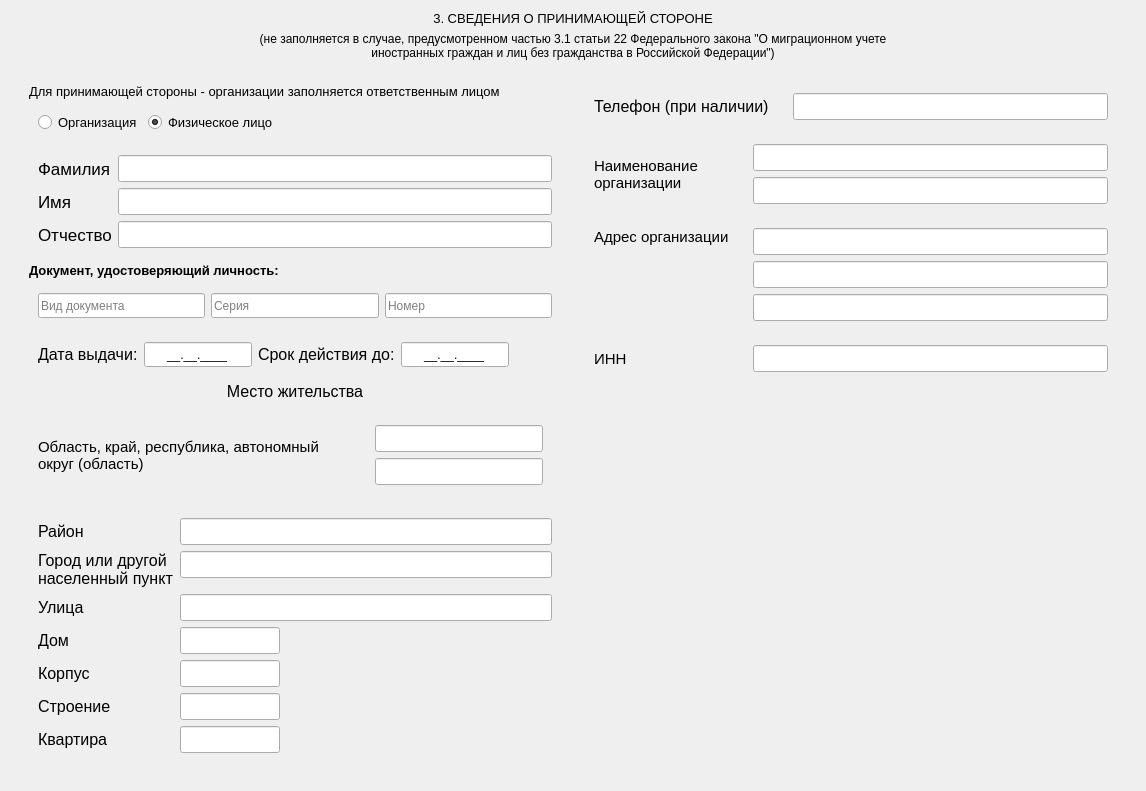
     <widget class="QWidget" name="tab_3">
      <attribute name="title">
       <string>Раздел 3</string>
      </attribute>
      <layout class="QVBoxLayout" name="verticalLayout_4">
       <item>
        <widget class="QLabel" name="label_74">
         <property name="maximumSize">
          <size>
           <width>16777215</width>
           <height>31</height>
          </size>
         </property>
         <property name="font">
          <font>
           <pointsize>10</pointsize>
          </font>
         </property>
         <property name="text">
          <string>3. СВЕДЕНИЯ О ПРИНИМАЮЩЕЙ СТОРОНЕ</string>
         </property>
         <property name="alignment">
          <set>Qt::AlignCenter</set>
         </property>
        </widget>
       </item>
       <item>
        <widget class="QLabel" name="label_75">
         <property name="maximumSize">
          <size>
           <width>16777215</width>
           <height>31</height>
          </size>
         </property>
         <property name="text">
          <string>(не заполняется в случае, предусмотренном частью 3.1 статьи 22 Федерального закона &quot;О миграционном учете
иностранных граждан и лиц без гражданства в Российской Федерации&quot;)</string>
         </property>
         <property name="alignment">
          <set>Qt::AlignBottom|Qt::AlignHCenter</set>
         </property>
         <property name="wordWrap">
          <bool>true</bool>
         </property>
        </widget>
       </item>
       <item alignment="Qt::AlignTop">
        <widget class="QWidget" name="widget_9" native="true">
         <layout class="QHBoxLayout" name="horizontalLayout_16">
          <item>
           <widget class="QWidget" name="widget_10" native="true">
            <property name="minimumSize">
             <size>
              <width>550</width>
              <height>0</height>
             </size>
            </property>
            <layout class="QGridLayout" name="gridLayout_5">
             <item row="0" column="0">
              <widget class="QLabel" name="label_76">
               <property name="font">
                <font>
                 <pointsize>10</pointsize>
                </font>
               </property>
               <property name="text">
                <string>Для принимающей стороны - организации заполняется ответственным лицом</string>
               </property>
              </widget>
             </item>
             <item row="1" column="0" alignment="Qt::AlignLeft">
              <widget class="QWidget" name="widget_33" native="true">
               <property name="maximumSize">
                <size>
                 <width>16777215</width>
                 <height>35</height>
                </size>
               </property>
               <layout class="QHBoxLayout" name="horizontalLayout_8">
                <item>
                 <widget class="QRadioButton" name="rbtnCompanyReceiv">
                  <property name="font">
                   <font>
                    <pointsize>10</pointsize>
                   </font>
                  </property>
                  <property name="text">
                   <string>Организация</string>
                  </property>
                 </widget>
                </item>
                <item>
                 <widget class="QRadioButton" name="rbtnNaturalPerson">
                  <property name="font">
                   <font>
                    <pointsize>10</pointsize>
                   </font>
                  </property>
                  <property name="text">
                   <string>Физическое лицо</string>
                  </property>
                  <property name="checked">
                   <bool>true</bool>
                  </property>
                 </widget>
                </item>
               </layout>
              </widget>
             </item>
             <item row="2" column="0">
              <widget class="QWidget" name="widget_34" native="true">
               <layout class="QFormLayout" name="formLayout_5">
                <item row="0" column="0">
                 <widget class="QLabel" name="label_78">
                  <property name="font">
                   <font>
                    <pointsize>13</pointsize>
                   </font>
                  </property>
                  <property name="text">
                   <string>Фамилия</string>
                  </property>
                 </widget>
                </item>
                <item row="0" column="1">
                 <widget class="QLineEdit" name="lastName_rcvg">
                  <property name="font">
                   <font>
                    <pointsize>12</pointsize>
                   </font>
                  </property>
                  <property name="maxLength">
                   <number>27</number>
                  </property>
                 </widget>
                </item>
                <item row="1" column="0">
                 <widget class="QLabel" name="label_79">
                  <property name="font">
                   <font>
                    <pointsize>13</pointsize>
                   </font>
                  </property>
                  <property name="text">
                   <string>Имя</string>
                  </property>
                 </widget>
                </item>
                <item row="1" column="1">
                 <widget class="QLineEdit" name="firstName_rcvg">
                  <property name="font">
                   <font>
                    <pointsize>12</pointsize>
                   </font>
                  </property>
                  <property name="maxLength">
                   <number>27</number>
                  </property>
                 </widget>
                </item>
                <item row="2" column="0">
                 <widget class="QLabel" name="label_77">
                  <property name="font">
                   <font>
                    <pointsize>13</pointsize>
                   </font>
                  </property>
                  <property name="text">
                   <string>Отчество</string>
                  </property>
                  <property name="wordWrap">
                   <bool>true</bool>
                  </property>
                 </widget>
                </item>
                <item row="2" column="1">
                 <widget class="QLineEdit" name="patronymic_rcvg">
                  <property name="font">
                   <font>
                    <pointsize>12</pointsize>
                   </font>
                  </property>
                  <property name="maxLength">
                   <number>22</number>
                  </property>
                 </widget>
                </item>
               </layout>
              </widget>
             </item>
             <item row="3" column="0">
              <widget class="QLabel" name="label_82">
               <property name="font">
                <font>
                 <pointsize>10</pointsize>
                 <weight>75</weight>
                 <bold>true</bold>
                </font>
               </property>
               <property name="text">
                <string>Документ, удостоверяющий личность:</string>
               </property>
              </widget>
             </item>
             <item row="4" column="0">
              <widget class="QWidget" name="widget_35" native="true">
               <layout class="QHBoxLayout" name="horizontalLayout_14">
                <item>
                 <widget class="QLineEdit" name="docType_rcvg">
                  <property name="minimumSize">
                   <size>
                    <width>0</width>
                    <height>25</height>
                   </size>
                  </property>
                  <property name="maxLength">
                   <number>11</number>
                  </property>
                  <property name="placeholderText">
                   <string>Вид документа</string>
                  </property>
                 </widget>
                </item>
                <item>
                 <widget class="QLineEdit" name="docSerial_rcvg">
                  <property name="minimumSize">
                   <size>
                    <width>0</width>
                    <height>25</height>
                   </size>
                  </property>
                  <property name="maxLength">
                   <number>4</number>
                  </property>
                  <property name="placeholderText">
                   <string>Серия</string>
                  </property>
                 </widget>
                </item>
                <item>
                 <widget class="QLineEdit" name="docNum_rcvg">
                  <property name="minimumSize">
                   <size>
                    <width>0</width>
                    <height>25</height>
                   </size>
                  </property>
                  <property name="maxLength">
                   <number>11</number>
                  </property>
                  <property name="placeholderText">
                   <string>Номер</string>
                  </property>
                 </widget>
                </item>
               </layout>
              </widget>
             </item>
             <item row="5" column="0" alignment="Qt::AlignLeft">
              <widget class="QWidget" name="widget_36" native="true">
               <layout class="QHBoxLayout" name="horizontalLayout_15">
                <item>
                 <widget class="QLabel" name="label_86">
                  <property name="font">
                   <font>
                    <pointsize>12</pointsize>
                   </font>
                  </property>
                  <property name="text">
                   <string>Дата выдачи:</string>
                  </property>
                 </widget>
                </item>
                <item>
                 <widget class="QLineEdit" name="dateIssue_doc3">
                  <property name="minimumSize">
                   <size>
                    <width>0</width>
                    <height>25</height>
                   </size>
                  </property>
                  <property name="maximumSize">
                   <size>
                    <width>134</width>
                    <height>16777215</height>
                   </size>
                  </property>
                  <property name="inputMethodHints">
                   <set>Qt::ImhPreferNumbers</set>
                  </property>
                  <property name="inputMask">
                   <string>99.B9.9999;_</string>
                  </property>
                  <property name="text">
                   <string>..</string>
                  </property>
                  <property name="maxLength">
                   <number>10</number>
                  </property>
                  <property name="alignment">
                   <set>Qt::AlignCenter</set>
                  </property>
                  <property name="placeholderText">
                   <string>дд.мм.гггг</string>
                  </property>
                 </widget>
                </item>
                <item>
                 <widget class="QLabel" name="label_90">
                  <property name="font">
                   <font>
                    <pointsize>12</pointsize>
                   </font>
                  </property>
                  <property name="text">
                   <string>Срок действия до:</string>
                  </property>
                 </widget>
                </item>
                <item>
                 <widget class="QLineEdit" name="dateValid_doc3">
                  <property name="minimumSize">
                   <size>
                    <width>0</width>
                    <height>25</height>
                   </size>
                  </property>
                  <property name="maximumSize">
                   <size>
                    <width>134</width>
                    <height>16777215</height>
                   </size>
                  </property>
                  <property name="inputMethodHints">
                   <set>Qt::ImhPreferNumbers</set>
                  </property>
                  <property name="inputMask">
                   <string>99.B9.9999;_</string>
                  </property>
                  <property name="text">
                   <string>..</string>
                  </property>
                  <property name="maxLength">
                   <number>10</number>
                  </property>
                  <property name="alignment">
                   <set>Qt::AlignCenter</set>
                  </property>
                  <property name="placeholderText">
                   <string>дд.мм.гггг</string>
                  </property>
                 </widget>
                </item>
               </layout>
              </widget>
             </item>
             <item row="6" column="0">
              <widget class="QLabel" name="label_93">
               <property name="font">
                <font>
                 <pointsize>12</pointsize>
                </font>
               </property>
               <property name="text">
                <string>Место жительства</string>
               </property>
               <property name="alignment">
                <set>Qt::AlignCenter</set>
               </property>
              </widget>
             </item>
             <item row="7" column="0">
              <widget class="QWidget" name="widget_39" native="true">
               <layout class="QHBoxLayout" name="horizontalLayout_5">
                <item>
                 <widget class="QLabel" name="label_189">
                  <property name="font">
                   <font>
                    <pointsize>11</pointsize>
                   </font>
                  </property>
                  <property name="text">
                   <string>Область, край, республика, автономный округ (область)</string>
                  </property>
                  <property name="wordWrap">
                   <bool>true</bool>
                  </property>
                 </widget>
                </item>
                <item>
                 <widget class="QWidget" name="widget_38" native="true">
                  <property name="minimumSize">
                   <size>
                    <width>0</width>
                    <height>70</height>
                   </size>
                  </property>
                  <layout class="QVBoxLayout" name="verticalLayout_17">
                   <item>
                    <widget class="QLineEdit" name="oblastLine1_rcvg">
                     <property name="minimumSize">
                      <size>
                       <width>0</width>
                       <height>25</height>
                      </size>
                     </property>
                     <property name="font">
                      <font>
                       <pointsize>12</pointsize>
                      </font>
                     </property>
                     <property name="maxLength">
                      <number>24</number>
                     </property>
                    </widget>
                   </item>
                   <item>
                    <widget class="QLineEdit" name="oblastLine2_rcvg">
                     <property name="minimumSize">
                      <size>
                       <width>0</width>
                       <height>25</height>
                      </size>
                     </property>
                     <property name="font">
                      <font>
                       <pointsize>12</pointsize>
                      </font>
                     </property>
                     <property name="maxLength">
                      <number>24</number>
                     </property>
                    </widget>
                   </item>
                  </layout>
                 </widget>
                </item>
               </layout>
              </widget>
             </item>
             <item row="8" column="0">
              <widget class="QWidget" name="widget_37" native="true">
               <layout class="QFormLayout" name="formLayout_6">
                <item row="0" column="0">
                 <widget class="QLabel" name="label_188">
                  <property name="font">
                   <font>
                    <pointsize>12</pointsize>
                   </font>
                  </property>
                  <property name="text">
                   <string>Район</string>
                  </property>
                 </widget>
                </item>
                <item row="0" column="1">
                 <widget class="QLineEdit" name="zoneLine_rcvg">
                  <property name="minimumSize">
                   <size>
                    <width>0</width>
                    <height>25</height>
                   </size>
                  </property>
                  <property name="font">
                   <font>
                    <pointsize>12</pointsize>
                   </font>
                  </property>
                  <property name="maxLength">
                   <number>25</number>
                  </property>
                 </widget>
                </item>
                <item row="1" column="0">
                 <widget class="QLabel" name="label_187">
                  <property name="minimumSize">
                   <size>
                    <width>0</width>
                    <height>35</height>
                   </size>
                  </property>
                  <property name="font">
                   <font>
                    <pointsize>12</pointsize>
                   </font>
                  </property>
                  <property name="text">
                   <string>Город или другой населенный пункт</string>
                  </property>
                  <property name="wordWrap">
                   <bool>true</bool>
                  </property>
                 </widget>
                </item>
                <item row="1" column="1">
                 <widget class="QLineEdit" name="cityLine_rcvg">
                  <property name="minimumSize">
                   <size>
                    <width>0</width>
                    <height>25</height>
                   </size>
                  </property>
                  <property name="font">
                   <font>
                    <pointsize>12</pointsize>
                   </font>
                  </property>
                  <property name="maxLength">
                   <number>23</number>
                  </property>
                 </widget>
                </item>
                <item row="2" column="0">
                 <widget class="QLabel" name="label_190">
                  <property name="font">
                   <font>
                    <pointsize>12</pointsize>
                   </font>
                  </property>
                  <property name="text">
                   <string>Улица</string>
                  </property>
                 </widget>
                </item>
                <item row="2" column="1">
                 <widget class="QLineEdit" name="streetLine_rcvg">
                  <property name="minimumSize">
                   <size>
                    <width>0</width>
                    <height>25</height>
                   </size>
                  </property>
                  <property name="font">
                   <font>
                    <pointsize>12</pointsize>
                   </font>
                  </property>
                  <property name="maxLength">
                   <number>25</number>
                  </property>
                 </widget>
                </item>
                <item row="3" column="0">
                 <widget class="QLabel" name="label_193">
                  <property name="font">
                   <font>
                    <pointsize>12</pointsize>
                   </font>
                  </property>
                  <property name="text">
                   <string>Дом</string>
                  </property>
                 </widget>
                </item>
                <item row="3" column="1">
                 <widget class="QLineEdit" name="houseNum_rcvg">
                  <property name="minimumSize">
                   <size>
                    <width>0</width>
                    <height>25</height>
                   </size>
                  </property>
                  <property name="maximumSize">
                   <size>
                    <width>100</width>
                    <height>16777215</height>
                   </size>
                  </property>
                  <property name="font">
                   <font>
                    <pointsize>12</pointsize>
                   </font>
                  </property>
                  <property name="maxLength">
                   <number>4</number>
                  </property>
                 </widget>
                </item>
                <item row="4" column="0">
                 <widget class="QLabel" name="label_191">
                  <property name="font">
                   <font>
                    <pointsize>12</pointsize>
                   </font>
                  </property>
                  <property name="text">
                   <string>Корпус</string>
                  </property>
                 </widget>
                </item>
                <item row="4" column="1">
                 <widget class="QLineEdit" name="buildLine1_rcvg">
                  <property name="minimumSize">
                   <size>
                    <width>0</width>
                    <height>25</height>
                   </size>
                  </property>
                  <property name="maximumSize">
                   <size>
                    <width>100</width>
                    <height>16777215</height>
                   </size>
                  </property>
                  <property name="font">
                   <font>
                    <pointsize>12</pointsize>
                   </font>
                  </property>
                  <property name="maxLength">
                   <number>5</number>
                  </property>
                 </widget>
                </item>
                <item row="5" column="0">
                 <widget class="QLabel" name="label_192">
                  <property name="font">
                   <font>
                    <pointsize>12</pointsize>
                   </font>
                  </property>
                  <property name="text">
                   <string>Строение</string>
                  </property>
                 </widget>
                </item>
                <item row="5" column="1">
                 <widget class="QLineEdit" name="buildLine2_rcvg">
                  <property name="minimumSize">
                   <size>
                    <width>0</width>
                    <height>25</height>
                   </size>
                  </property>
                  <property name="maximumSize">
                   <size>
                    <width>100</width>
                    <height>16777215</height>
                   </size>
                  </property>
                  <property name="font">
                   <font>
                    <pointsize>12</pointsize>
                   </font>
                  </property>
                  <property name="maxLength">
                   <number>4</number>
                  </property>
                 </widget>
                </item>
                <item row="7" column="1">
                 <widget class="QLineEdit" name="roomLine_rcvg">
                  <property name="minimumSize">
                   <size>
                    <width>0</width>
                    <height>25</height>
                   </size>
                  </property>
                  <property name="maximumSize">
                   <size>
                    <width>100</width>
                    <height>16777215</height>
                   </size>
                  </property>
                  <property name="font">
                   <font>
                    <pointsize>12</pointsize>
                   </font>
                  </property>
                  <property name="maxLength">
                   <number>4</number>
                  </property>
                 </widget>
                </item>
                <item row="7" column="0">
                 <widget class="QLabel" name="label_194">
                  <property name="font">
                   <font>
                    <pointsize>12</pointsize>
                   </font>
                  </property>
                  <property name="text">
                   <string>Квартира</string>
                  </property>
                 </widget>
                </item>
               </layout>
              </widget>
             </item>
            </layout>
           </widget>
          </item>
          <item alignment="Qt::AlignTop">
           <widget class="QWidget" name="widget_11" native="true">
            <property name="minimumSize">
             <size>
              <width>550</width>
              <height>0</height>
             </size>
            </property>
            <layout class="QGridLayout" name="gridLayout_4">
             <item row="0" column="0" colspan="2">
              <widget class="QWidget" name="widget_46" native="true">
               <layout class="QVBoxLayout" name="verticalLayout_23">
                <item>
                 <widget class="QLabel" name="label_204">
                  <property name="font">
                   <font>
                    <pointsize>12</pointsize>
                   </font>
                  </property>
                  <property name="text">
                   <string>Телефон (при наличии)</string>
                  </property>
                 </widget>
                </item>
               </layout>
              </widget>
             </item>
             <item row="0" column="2">
              <widget class="QWidget" name="widget_45" native="true">
               <layout class="QVBoxLayout" name="verticalLayout_22">
                <item>
                 <widget class="QLineEdit" name="phoneNum_rcvg">
                  <property name="minimumSize">
                   <size>
                    <width>0</width>
                    <height>25</height>
                   </size>
                  </property>
                  <property name="font">
                   <font>
                    <pointsize>12</pointsize>
                   </font>
                  </property>
                  <property name="cursor">
                   <cursorShape>ArrowCursor</cursorShape>
                  </property>
                  <property name="maxLength">
                   <number>10</number>
                  </property>
                 </widget>
                </item>
               </layout>
              </widget>
             </item>
             <item row="1" column="0">
              <widget class="QWidget" name="widget_43" native="true">
               <layout class="QVBoxLayout" name="verticalLayout_18">
                <item>
                 <widget class="QLabel" name="label_203">
                  <property name="font">
                   <font>
                    <pointsize>11</pointsize>
                   </font>
                  </property>
                  <property name="text">
                   <string>Наименование организации</string>
                  </property>
                  <property name="wordWrap">
                   <bool>true</bool>
                  </property>
                 </widget>
                </item>
               </layout>
              </widget>
             </item>
             <item row="1" column="1" colspan="2">
              <widget class="QWidget" name="widget_40" native="true">
               <layout class="QVBoxLayout" name="verticalLayout_19">
                <item>
                 <widget class="QLineEdit" name="nameCompany_1">
                  <property name="font">
                   <font>
                    <pointsize>12</pointsize>
                   </font>
                  </property>
                  <property name="maxLength">
                   <number>25</number>
                  </property>
                 </widget>
                </item>
                <item>
                 <widget class="QLineEdit" name="nameCompany_2">
                  <property name="font">
                   <font>
                    <pointsize>12</pointsize>
                   </font>
                  </property>
                  <property name="maxLength">
                   <number>17</number>
                  </property>
                 </widget>
                </item>
               </layout>
              </widget>
             </item>
             <item row="2" column="0">
              <widget class="QWidget" name="widget_44" native="true">
               <layout class="QVBoxLayout" name="verticalLayout_21">
                <item alignment="Qt::AlignTop">
                 <widget class="QLabel" name="label_206">
                  <property name="font">
                   <font>
                    <pointsize>11</pointsize>
                   </font>
                  </property>
                  <property name="text">
                   <string>Адрес организации</string>
                  </property>
                  <property name="wordWrap">
                   <bool>true</bool>
                  </property>
                 </widget>
                </item>
               </layout>
              </widget>
             </item>
             <item row="2" column="1" colspan="2">
              <widget class="QWidget" name="widget_41" native="true">
               <layout class="QVBoxLayout" name="verticalLayout_20">
                <item>
                 <widget class="QLineEdit" name="companyAddress_1">
                  <property name="font">
                   <font>
                    <pointsize>12</pointsize>
                   </font>
                  </property>
                  <property name="maxLength">
                   <number>24</number>
                  </property>
                 </widget>
                </item>
                <item>
                 <widget class="QLineEdit" name="companyAddress_2">
                  <property name="font">
                   <font>
                    <pointsize>12</pointsize>
                   </font>
                  </property>
                  <property name="maxLength">
                   <number>30</number>
                  </property>
                 </widget>
                </item>
                <item>
                 <widget class="QLineEdit" name="companyAddress_3">
                  <property name="font">
                   <font>
                    <pointsize>12</pointsize>
                   </font>
                  </property>
                  <property name="maxLength">
                   <number>30</number>
                  </property>
                 </widget>
                </item>
               </layout>
              </widget>
             </item>
             <item row="3" column="0">
              <widget class="QWidget" name="widget_47" native="true">
               <layout class="QVBoxLayout" name="verticalLayout_24">
                <item>
                 <widget class="QLabel" name="label_205">
                  <property name="font">
                   <font>
                    <pointsize>11</pointsize>
                   </font>
                  </property>
                  <property name="text">
                   <string>ИНН</string>
                  </property>
                  <property name="wordWrap">
                   <bool>true</bool>
                  </property>
                 </widget>
                </item>
               </layout>
              </widget>
             </item>
             <item row="3" column="1" colspan="2">
              <widget class="QWidget" name="widget_42" native="true">
               <layout class="QFormLayout" name="formLayout_7">
                <item row="0" column="0" colspan="2">
                 <widget class="QLineEdit" name="innLine">
                  <property name="font">
                   <font>
                    <pointsize>12</pointsize>
                   </font>
                  </property>
                  <property name="maxLength">
                   <number>11</number>
                  </property>
                 </widget>
                </item>
               </layout>
              </widget>
             </item>
            </layout>
           </widget>
          </item>
         </layout>
        </widget>
       </item>
      </layout>
     </widget>
